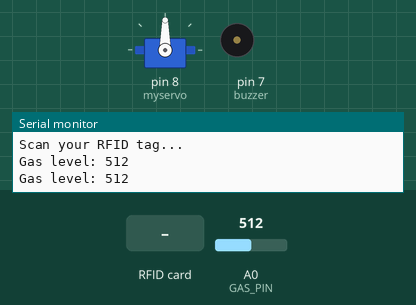
The sketch below on a simulated Arduino Uno, built with avr-gcc and run on an emulated ATmega328P. On the bench: servo, buzzer (waves = sounding, pin HIGH), the last lines printed to the serial monitor. The inputs (shaded band) are chosen by the test bench; at power-on: A0 (GAS_PIN) = 512. Pins used as bus, display or sensor lines are not drawn.

Above: at 1.2 s.
1.3 s: A0 (GAS_PIN) set to 836
4.3 s: A0 (GAS_PIN) set to 867
At 6.9 s:
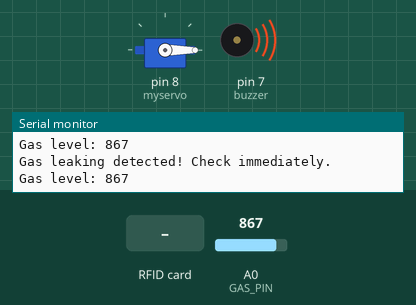
7.6 s: RFID card 52 FD 82 51 held to the reader
At 9.5 s:
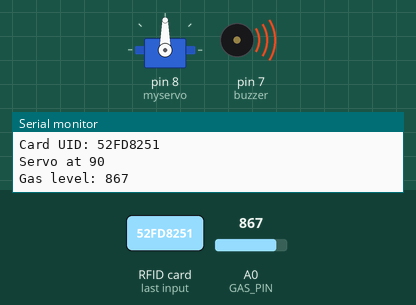
11.7 s: A0 (GAS_PIN) set to 840
At 13.7 s:
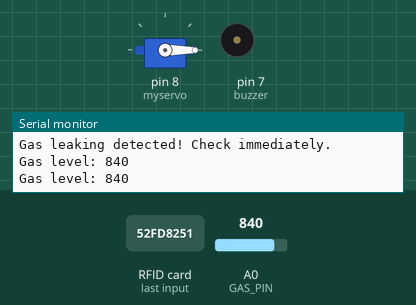
14.8 s: A0 (GAS_PIN) set to 860
At 17.5 s:
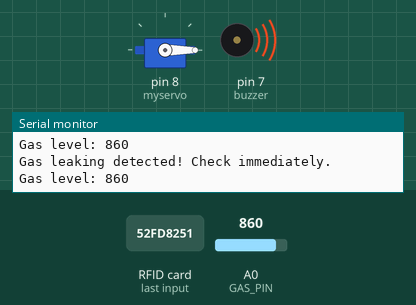
17.8 s: A0 (GAS_PIN) set to 716
At 20.4 s:
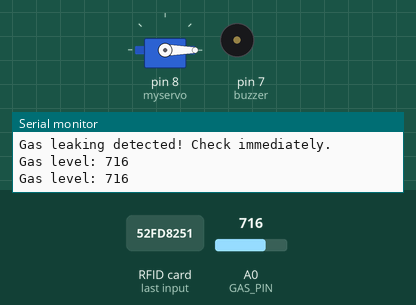
Timing chart, 0 to 21.9 s (numbered marks = the images above; inputs shaded):
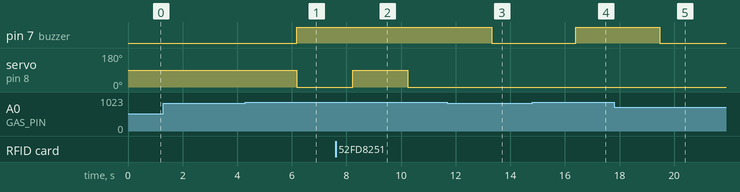

The sketch:

Gasdetection.ino
```cpp
#include <SPI.h>
#include <MFRC522.h>
#include <Servo.h>

#define SS_PIN 10
#define RST_PIN 9
#define GAS_PIN A0
#define buzzer 7

MFRC522 rfid(SS_PIN, RST_PIN);
Servo myservo;

int scanCount = 0;

String card1 = "52FD8251";
String card2 = "01601810";
String card3 = "C89ABC12";
String card4 = "D456EF78";
void setup() {
  Serial.begin(9600);
  SPI.begin();
  rfid.PCD_Init();
  Serial.println("Scan your RFID tag...");

  myservo.attach(8);
  pinMode(GAS_PIN, INPUT);
  pinMode(buzzer, OUTPUT);
  digitalWrite(buzzer, LOW);
}

void loop() {
  int gaslevel = analogRead(GAS_PIN);
  Serial.print("Gas level: ");
  Serial.println(gaslevel);
  delay(1000);

  if (gaslevel >= 850) {
    Serial.println("Gas leaking detected! Check immediately.");
    myservo.write(0);
    digitalWrite(buzzer, HIGH);
  } else {
    digitalWrite(buzzer, LOW);
  }

  if (!rfid.PICC_IsNewCardPresent() || !rfid.PICC_ReadCardSerial()) {
    return;
  }

  String cardnumber = "";
  for (byte i = 0; i < rfid.uid.size; i++) {
    if (rfid.uid.uidByte[i] < 16) {
      cardnumber += "0";
    }
    cardnumber += String(rfid.uid.uidByte[i], HEX);
  }

  cardnumber.toUpperCase();
  Serial.println("Card UID: " + cardnumber);

  if (cardnumber == card1 || cardnumber == card2 || cardnumber == card3 || cardnumber == card4) {
    scanCount++;

    if (scanCount == 1) {
      myservo.write(90);
      Serial.println("Servo at 90");
    } else if (scanCount == 2) {
      myservo.write(0);
      Serial.println("Servo at 0");
      scanCount = 0;
    }
  }

  rfid.PICC_HaltA();
  delay(1000);
}
```

Measured:
- the behaviour switches between 849 and 850 on A0 (GAS_PIN) (found by bisection; images 0 and 1)
- after the input at 4.3 s, pin 7 (buzzer): LOW → HIGH after 1.9 s; servo on pin 8 (myservo): 90° → 0° after 1.9 s
- after the input at 7.6 s, servo on pin 8 (myservo): 0° → 90° after 0.63 s, → 0° 2.0 s later
- after the input at 11.7 s, pin 7 (buzzer): HIGH → LOW after 1.6 s
- after the input at 14.8 s, pin 7 (buzzer): LOW → HIGH after 1.6 s
- after the input at 17.8 s, pin 7 (buzzer): HIGH → LOW after 1.7 s
